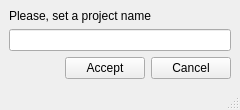
<?xml version="1.0" encoding="UTF-8"?>
<ui version="4.0">
 <class>readsq_rename</class>
 <widget class="QMainWindow" name="readsq_rename">
  <property name="geometry">
   <rect>
    <x>0</x>
    <y>0</y>
    <width>240</width>
    <height>108</height>
   </rect>
  </property>
  <property name="windowTitle">
   <string>Rename</string>
  </property>
  <property name="accessibleName">
   <string/>
  </property>
  <widget class="QWidget" name="centralwidget">
   <layout class="QGridLayout" name="gridLayout_2">
    <item row="1" column="2">
     <widget class="QPushButton" name="btn_cancel">
      <property name="text">
       <string>Cancel</string>
      </property>
     </widget>
    </item>
    <item row="1" column="1">
     <widget class="QPushButton" name="btn_accept">
      <property name="text">
       <string>Accept</string>
      </property>
     </widget>
    </item>
    <item row="0" column="0" colspan="3">
     <layout class="QVBoxLayout" name="verticalLayout">
      <item>
       <widget class="QLabel" name="label">
        <property name="text">
         <string>Please, set a project name</string>
        </property>
       </widget>
      </item>
      <item>
       <widget class="QLineEdit" name="schema_rename"/>
      </item>
     </layout>
    </item>
   </layout>
  </widget>
  <widget class="QStatusBar" name="statusbar"/>
  <action name="actionCreate_Sample">
   <property name="text">
    <string>Create Sample</string>
   </property>
  </action>
  <action name="actionCreate_Sample_Dev">
   <property name="text">
    <string>Create Sample Dev</string>
   </property>
  </action>
 </widget>
 <resources/>
 <connections/>
</ui>
